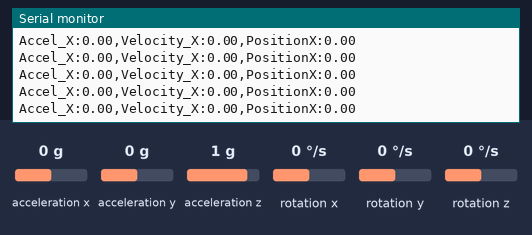
The sketch below on a simulated Arduino Uno, built with avr-gcc and run on an emulated ATmega328P. On the bench: the last lines printed to the serial monitor. The test bench sets the inputs (shaded band); at power-on: acceleration x 0 g, acceleration y 0 g, acceleration z 1 g, rotation x 0 °/s, rotation y 0 °/s, rotation z 0 °/s.

Above: at 2.7 s.
2.8 s: acceleration x set to 0.2 g
At 2.91 s:
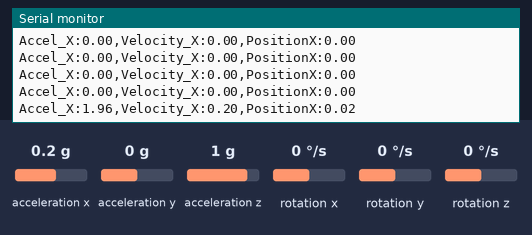
5.8 s: acceleration x set to -0.1 g
At 5.8 s:
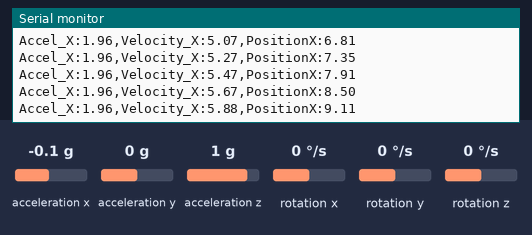
Timing chart, 0 to 8.8 s (numbered marks = the images above; inputs shaded):
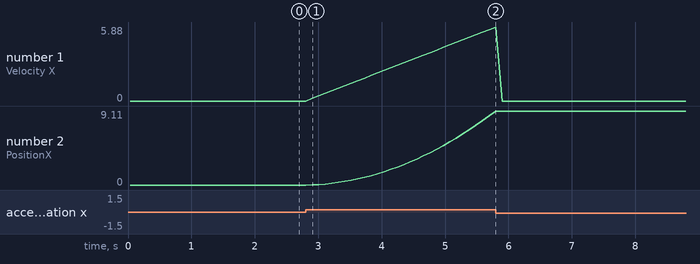

Measured:
- after the input at 2.8 s, the serial monitor: prints a new line after 0.10 s (image 1)
- plotted number 1: 0 → 5.88 after the input at 2.8 s
- plotted number 2: 0 → 9.11 after the input at 2.8 s

The sketch:

measure_distance.ino
```cpp
#include <Wire.h>
#include <MPU6050.h>

MPU6050 mpu;

float accelX, velocityX, positionX; // Variables for X-axis motion
float lastTime, currentTime;        // Time tracking
float dt;                           // Time difference

// Thresholds (adjust these based on your sensor and application)
const float ACCEL_THRESHOLD_POS = 0.2;  // m/s^2 - Ignore accel below this
const float ACCEL_THRESHOLD_NEG = 0.1;  // m/s^2 - Ignore accel below this
const float VEL_THRESHOLD = 0.03;   // m/s - Reset velocity below this

void setup() {
  Serial.begin(9600);

  // Initialize I2C and MPU6050
  Wire.begin();
  mpu.initialize();

  // Check if MPU6050 is connected
  if (mpu.testConnection()) {
    Serial.println("MPU6050 connection successful");
  } else {
    Serial.println("MPU6050 connection failed");
    while (1); // Halt if no connection
  }

  mpu.CalibrateAccel(10); // Calibration Time: generate offsets and calibrate our MPU6050
  mpu.CalibrateGyro(10);


  // Initialize variables
  accelX = 0.0;
  velocityX = 0.0;
  positionX = 0.0;
  lastTime = millis() / 1000.0; // Convert to seconds
}

void loop() {
  // Get current time
  currentTime = millis() / 1000.0; // Convert to seconds
  dt = currentTime - lastTime;     // Time difference in seconds
  lastTime = currentTime;

  // Read raw accelerometer data (in m/s^2)
  int16_t ax, ay, az;
  mpu.getAcceleration(&ax, &ay, &az);

  // Convert raw accel data to m/s^2 (assuming default sensitivity of ±2g)
  accelX = ax / 16384.0 * 9.81; // 16384 LSB/g, 9.81 m/s^2 for gravity

  // Apply acceleration threshold (ignore small values as noise)
  if (accelX > 0 && (accelX) < ACCEL_THRESHOLD_POS) {
    accelX = 0.0; // Treat as no movement
  }
  else if (accelX < 0 && -(accelX) > ACCEL_THRESHOLD_NEG)
    accelX = 0.0;


  // Integrate acceleration to get velocity (v = v0 + a * dt)
  if(accelX)
    velocityX += accelX * dt;
  else
    velocityX = 0;

  // Apply velocity threshold (reset to 0 if too small, assuming stationary)
  if (abs(velocityX) < VEL_THRESHOLD) {
    velocityX = 0.0; // Reset velocity to prevent drift
  }

  // Integrate velocity to get position (s = s0 + v * dt)
  positionX += velocityX * dt;

  // Print results
  Serial.print("Accel_X:");
  Serial.print(accelX);
  Serial.print(",");
  Serial.print("Velocity_X:");
  Serial.print(velocityX);
  Serial.print(",");
  Serial.print("PositionX:");
  Serial.println(positionX);

  // Small delay to avoid overwhelming Serial Monitor
  delay(100);
}
// #include <Wire.h>

// // MPU-6050 I2C address
// const int MPU_ADDR = 0x68;

// // Calibration variables
// int16_t AcX, AcY, AcZ;
// float gForceX, gForceY, gForceZ;
// float accelX_offset = 0, accelY_offset = 0, accelZ_offset = 0;

// // Position estimation variables
// float velocityX = 0, velocityY = 0, velocityZ = 0;
// float positionX = 0, positionY = 0, positionZ = 0;
// unsigned long lastTime;

// void setup() {
//   Serial.begin(9600);
//   Wire.begin();

//   // Initialize MPU-6050
//   Wire.beginTransmission(MPU_ADDR);
//   Wire.write(0x6B);  // PWR_MGMT_1 register
//   Wire.write(0);     // Wake up MPU-6050
//   Wire.endTransmission(true);

//   // Calibrate the sensor
//   calibrateMPU6050();
//   lastTime = millis();
// }

// void calibrateMPU6050() {
//   const int numSamples = 1000;
//   float sumX = 0, sumY = 0, sumZ = 0;

//   Serial.println("Calibrating MPU-6050... Keep sensor still");

//   for (int i = 0; i < numSamples; i++) {
//     readAccelerometer();
//     sumX += AcX;
//     sumY += AcY;
//     sumZ += AcZ;
//     delay(2);
//   }

//   // Calculate average offset (assuming sensor is level during calibration)
//   accelX_offset = sumX / numSamples;
//   accelY_offset = sumY / numSamples;
//   accelZ_offset = (sumZ / numSamples) - 16384.0; // Subtract 1g (16384 = 1g for ±2g range)

//   Serial.println("Calibration complete!");
//   Serial.print("X offset: "); Serial.println(accelX_offset);
//   Serial.print("Y offset: "); Serial.println(accelY_offset);
//   Serial.print("Z offset: "); Serial.println(accelZ_offset);
// }

// void readAccelerometer() {
//   Wire.beginTransmission(MPU_ADDR);
//   Wire.write(0x3B);  // Starting register for accelerometer data
//   Wire.endTransmission(false);
//   Wire.requestFrom(MPU_ADDR, 6, true);

//   AcX = Wire.read() << 8 | Wire.read();  // X-axis
//   AcY = Wire.read() << 8 | Wire.read();  // Y-axis
//   AcZ = Wire.read() << 8 | Wire.read();  // Z-axis
// }

// void loop() {
//   // Read raw data
//   readAccelerometer();

//   // Apply calibration and convert to g-forces (±2g range, 16384 LSB/g)
//   gForceX = (AcX - accelX_offset) / 16384.0;
//   gForceY = (AcY - accelY_offset) / 16384.0;
//   gForceZ = (AcZ - accelZ_offset) / 16384.0;

//   // Calculate time difference
//   unsigned long currentTime = millis();
//   float dt = (currentTime - lastTime) / 1000.0; // Convert to seconds
//   lastTime = currentTime;

//   Serial.print("forceX "); Serial.print(gForceX);
//   Serial.print("forceY "); Serial.print(gForceY);
//   Serial.print("forceZ "); Serial.print(gForceZ);
//   Serial.println("");


//   // Integrate acceleration to get velocity (v = v0 + a*t)
//   if((gForceX) > 0.1)
//     velocityX += gForceX * 9.81 * dt;  // Convert g to m/s²
//   if((gForceY) > 0.1)
//     velocityY += gForceY * 9.81 * dt;
//   if((gForceZ) > 0.1)
//     velocityZ += gForceZ * 9.81 * dt;

//   // Integrate velocity to get position (s = s0 + v*t)
//   if(abs(velocityX) > 0.1)
//   positionX += velocityX * dt;
//   if(abs(velocityY) > 0.1)
//   positionY += velocityY * dt;
//   if(abs(velocityZ) > 0.1)
//   positionZ += velocityZ * dt;

//   // Print results
//   Serial.print("Position X: "); Serial.print(positionX);
//   Serial.print(" m | Y: "); Serial.print(positionY);
//   Serial.print(" m | Z: "); Serial.print(positionZ);
//   Serial.println(" m");

//   delay(100);
// }
```
